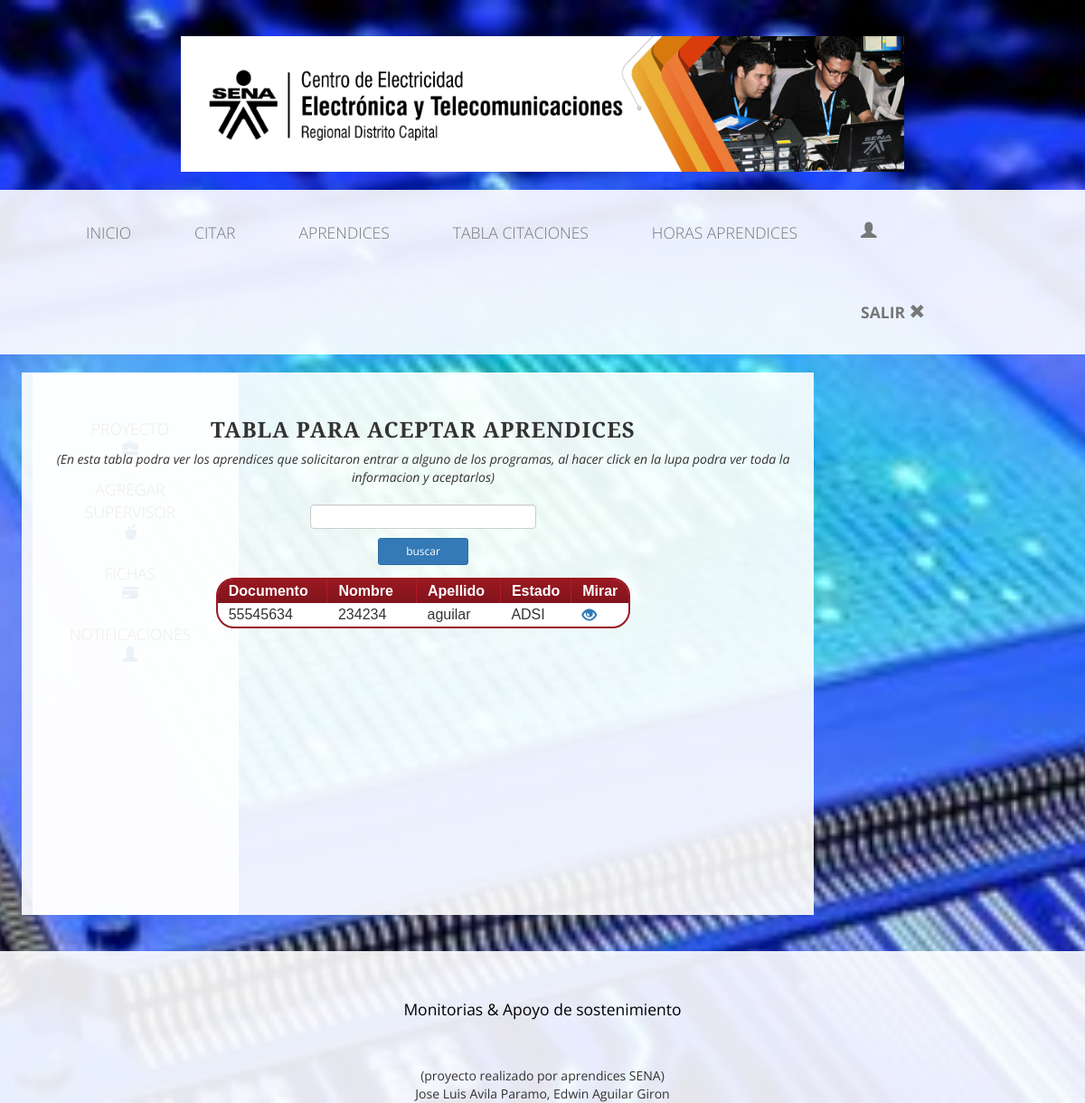
Page /vista/directivo/inicio_directivo.php on the earlier database version.
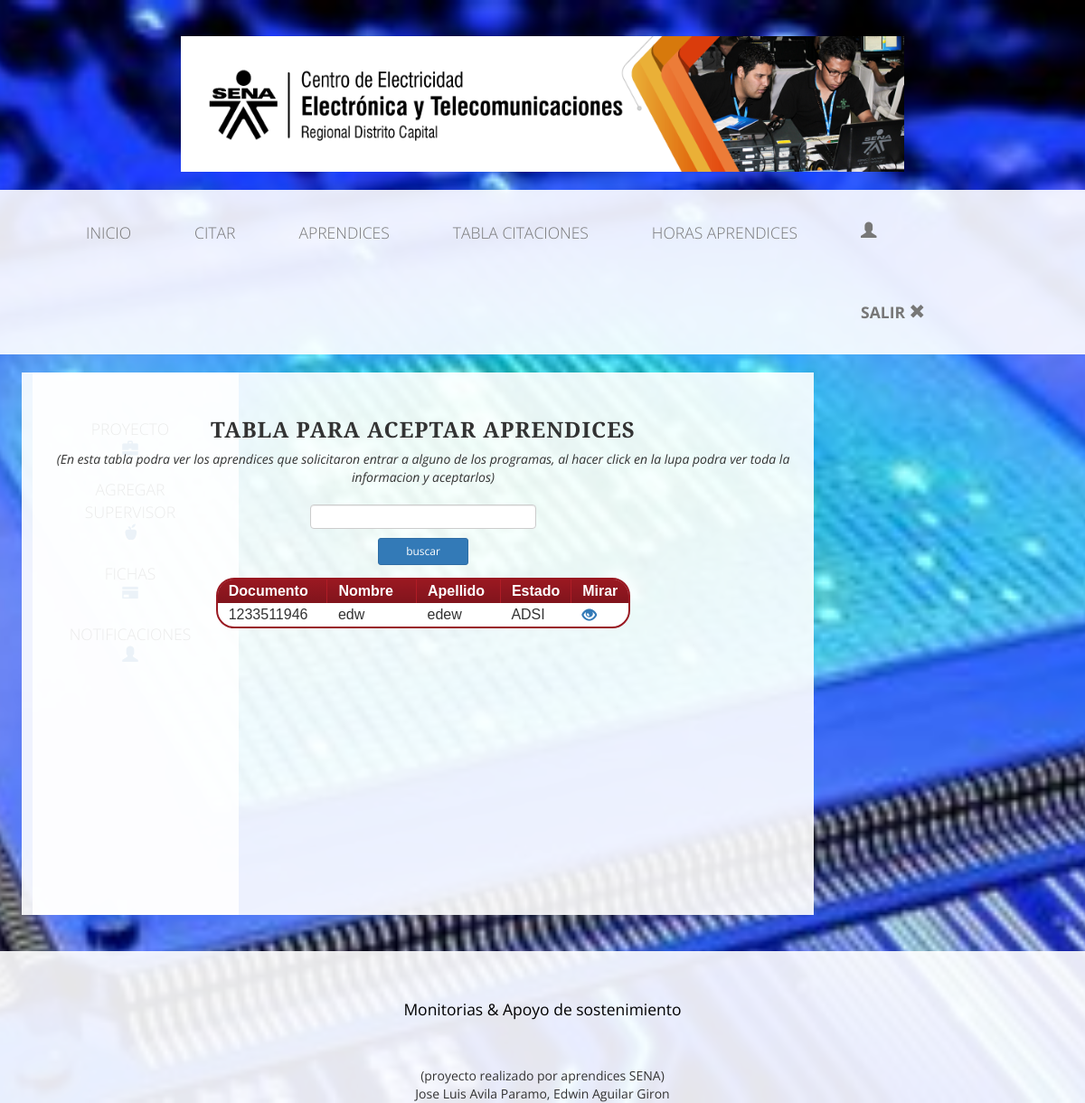
Same page on the later database version.
### tables this page shows
CREATE TABLE IF NOT EXISTS `usuario` (
  `id_usuario` int(11) NOT NULL AUTO_INCREMENT,
  `documento` int(12) NOT NULL,
  `id_tipoDocumento` varchar(20) NOT NULL,
  `nombre` varchar(20) NOT NULL,
  `apellido` varchar(20) NOT NULL,
  `correo` varchar(30) NOT NULL,
  `telefono` varchar(12) NOT NULL,
  `contrasena` varchar(20) NOT NULL,
  `passadmin` varchar(20) NOT NULL,
  `passsuper` varchar(20) NOT NULL,
  `id_sede` varchar(20) NOT NULL,
  `id_programa` varchar(20) NOT NULL,
  `id_ficha` varchar(20) NOT NULL,
  `id_tipoUsuario` varchar(20) NOT NULL,
  `id_rol` varchar(20) NOT NULL,
  `id_estado` varchar(20) NOT NULL,
  PRIMARY KEY (`id_usuario`)
);

CREATE TABLE IF NOT EXISTS `programa` (
  `id_programa` int(11) NOT NULL AUTO_INCREMENT,
  `nombre` varchar(20) NOT NULL,
  `id_estado` int(11) NOT NULL,
  PRIMARY KEY (`id_programa`)
);

### vista/directivo/inicio_directivo.php (called while the page is built, shortened)
<?php
include_once'cabeceraDirecrivo.php';
?>
    <?php
include_once'contenedorDirectivo.php';
?>
<?php
include_once'../../controlador/directivoController/inicioDirectivoController.php';
?>
<?php
include_once'finDirectivo.php';
?>

### controlador/class.usuario.php (called while the page is built, shortened)
<?php
class Usuario{
	static function imprimirusuario($WHERE){
		$db = new Conexion();
		$sql = "SELECT usuario.id_usuario,usuario.documento, tipoDocumento.nombre as tipodedocumento, usuario.nombre, usuario.apellido, usuario.correo ,usuario.telefono,usuario.contrasena,usuario.passadmin,usuario.passsuper,sede.nombre as sede, programa.nombre as nombreprograma, ficha.nombre as ficha, tipoUsuario.nombre as programa, rol.nombre as rol, estado.nombre as estado FROM usuario
		INNER JOIN tipoDocumento on usuario.id_tipoDocumento=tipoDocumento.id_tipoDocumento
		INNER JOIN sede on usuario.id_sede=sede.id_sede
		INNER JOIN programa on usuario.id_programa=programa.id_programa
		INNER JOIN ficha on usuario.id_ficha=ficha.id_ficha
		INNER JOIN tipoUsuario on usuario.id_tipoUsuario=tipoUsuario.id_tipoUsuario
		INNER JOIN rol on usuario.id_rol=rol.id_rol
		INNER JOIN estado on usuario.id_estado=estado.id_estado
		$WHERE;";
		$datos=$db->query($sql);
		return $datos;
}
}
?>

### controlador/directivoController/inicioDirectivoController.php (the view, shortened to what this page needs)
<div class="box" id="contenido">
            <center>
                <h3><strong>TABLA PARA ACEPTAR APRENDICES</strong></h3>
                <em>(En esta tabla podra ver los aprendices que solicitaron entrar a alguno de los programas, al hacer
                    click en la lupa podra ver toda la informacion y aceptarlos)</em></acronym><br><br>
                    <form name="form1" method="POST" action="<?php echo $_SERVER['PHP_SELF']; ?>" id="cdr" >
                    <p><input name="T1"  type="text" style="width:30%; height:5%" class="form-control" size="20"></p>
                    <input  name="buscar" type="submit" id="buscar" value="buscar" class="btn btn-lg btn-primary btn-block btn-sm" style="width: 100px"/>
                            </form>
                <?php
                include_once '../../controlador/class.usuario.php';
                $query = Usuario::imprimirusuario("Where rol.id_rol=1 and estado.id_estado=5");
                echo '<div class="datagrid" style="width:55%">';
                echo '<table  id="horas" >';
                echo'<thead>';
                echo "<th>Documento</th>";
                echo "<th>Nombre</th>";
                echo "<th>Apellido</th>";
                echo "<th>Estado</th>";
                echo "<th>Mirar</th>";
                    ?>
                <?php
        while($arreglo=mysqli_fetch_array($query)){
                echo "<tr class='success'>";
            echo "<td style='width:37%'>$arreglo[1]</td>";
            echo "<td style='width:37%'>$arreglo[3]</td>";
            echo "<td style='width:38%'>$arreglo[4]</td>";
            echo "<td>$arreglo[11]</td>";
            echo "<td><a href='../../vista/directivo/observar.php?codigo=$arreglo[0]'><span class='glyphicon glyphicon-eye-open'></a></td>";
            }
            echo "</table>";
    ?>
            </center>
            <br>
            <br>
            <br />
    </center>

Differences in the rows shown:
removed usuario: documento "55545634", nombre "234234", apellido "aguilar", id_programa.nombre "ADSI"
added usuario: documento "1233511946", nombre "edw", apellido "edew", id_programa.nombre "ADSI"
